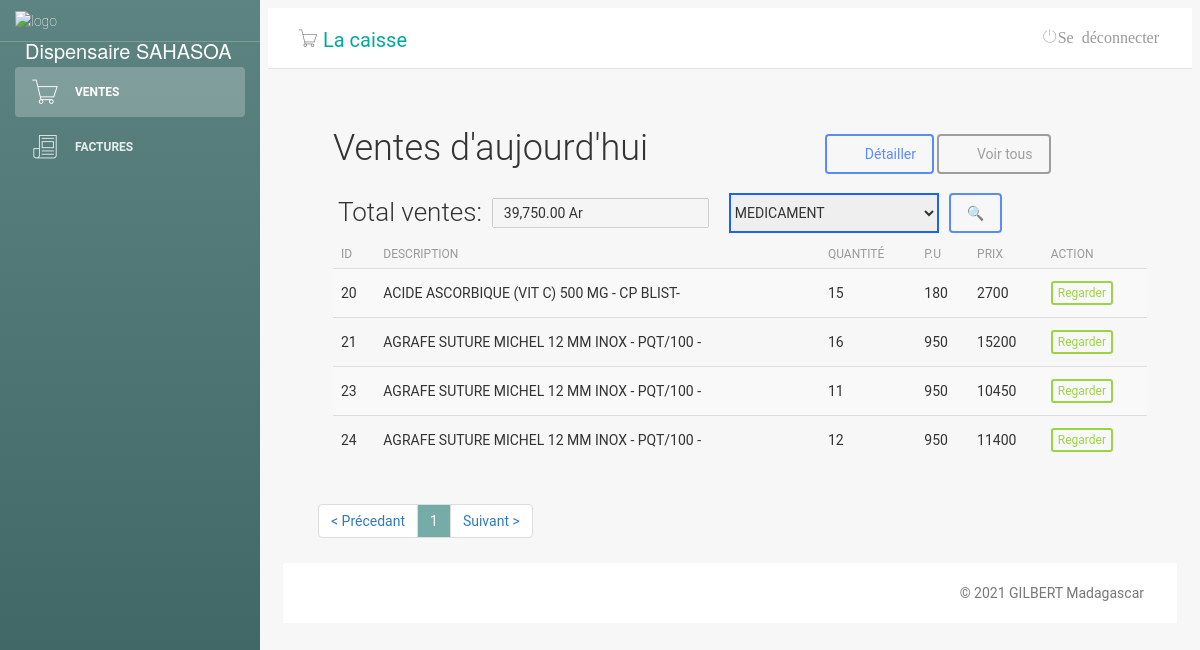
Page /sales.php on the earlier database version.
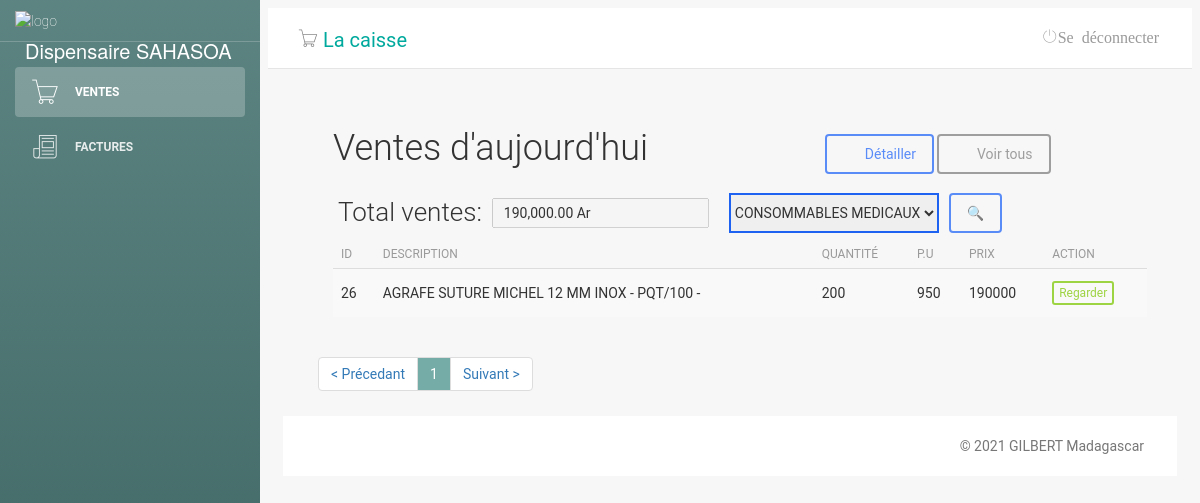
Same page on the later database version.
### tables this page shows
CREATE TABLE "tb_produit_vendu" (
	"id"	INTEGER,
	"numero"	int(11) NOT NULL,
	"codebare"	TEXT,
	"nom"	varchar(255),
	"quant"	int(11),
	"valeur"	NUMERIC,
	"date"	date,
	"benefice"	NUMERIC,
	"type"	TEXT,
	PRIMARY KEY("id" AUTOINCREMENT)
);

### sales.php (the view, shortened to what the changed rows need)
<?php
include('classes/Mysql.php');
?>
<!doctype html>
<html lang="pt-br">
<head>
    <link href="css/bootstrap.min.css" rel="stylesheet" />
    <link href="css/animate.min.css" rel="stylesheet" />
    <link href="css/light-bootstrap-dashboard.css?v=1.4.0" rel="stylesheet" />
    <link href="css/demo.css" rel="stylesheet" />
    <link href="css/style.css" rel="stylesheet">
    <link href="css/font-awesome.min.css" rel="stylesheet">
    <link href='css/css' rel='stylesheet' type='text/css'>
    <link href="css/pe-icon-7-stroke.css" rel="stylesheet" />
</head>
<body>
    <div class="wrapper">
        <div class="main-panel">
            <div class="content">
                <div class="container-fluid">
                    <div class="row">
                        <?php
                        $date = date('m/d/y');
                        $numRows = 0;
                        $itemsPerPage = 30;
                        if (isset($_GET['type'])) {
                            $type = $_GET['type'];
                            $totalItemReq = $db->query("SELECT id FROM tb_produit_vendu WHERE date = '$date' AND type = '$type'");
                        } else {
                            $totalItemReq = $db->query("SELECT id FROM tb_produit_vendu WHERE date = '$date'");
                        }
                        while ($row = $totalItemReq->fetch(SQLITE3_ASSOC)) {
                            ++$numRows;
                        }
                        $totalItem = $numRows;
                        $totalPages = ceil($totalItem / $itemsPerPage) + 1;
                        if (isset($_GET['page']) and !empty($_GET['page']) and $_GET['page'] > 0 and $_GET['page'] <= $totalItem) {
                            $_GET['page'] = intval($_GET['page']);
                            $currentPage = $_GET['page'];
                        } else {
                            $currentPage = 1;
                        }
                        $begin = ($currentPage - 1) * $itemsPerPage;
                        if (isset($_GET['type'])) {
                            $type = $_GET['type'];
                            $sql = $db->prepare("SELECT * FROM `tb_produit_vendu` WHERE date = '$date' AND type = '$type'");
                        } else {
                            $sql = $db->prepare("SELECT * FROM `tb_produit_vendu` WHERE date = '$date'");
                        }
                        $sql->execute();
                        $totals = $sql->fetchAll();
                        $total = 0;
                        $totalQuant = array_column($totals, 'quant');
                        $totalnbr = count(array_column($totals, 'quant'));
                        $totalPrice = array_column($totals, 'valeur');
                        for ($i = 0; $i < $totalnbr; $i++) {
                            $total2 = intval($totalQuant[$i]) * intval($totalPrice[$i]);
                            $total = $total + $total2;
                        }
                        if (isset($_GET['type'])) {
                            $type = $_GET['type'];
                            $sql = $db->prepare("SELECT * FROM `tb_produit_vendu` WHERE date = '$date' AND type = '$type'");
                        } else {
                            $sql = $db->prepare("SELECT * FROM `tb_produit_vendu` WHERE date = '$date'");
                        }
                        $sql->execute();
                        if (isset($_GET['type'])) {
                            $type = $_GET['type'];
                            $sql = $db->prepare("SELECT * FROM `tb_produit_vendu` WHERE date = '$date' AND type = '$type' LIMIT $begin,$itemsPerPage");
                        } else {
                            $sql = $db->prepare("SELECT * FROM `tb_produit_vendu` WHERE date = '$date' LIMIT $begin,$itemsPerPage");
                        }
                        $sql->execute();
                        $produtos = $sql->fetchAll();
                        ?>
                        <div class="lista-cliente">
                            <div id="top" class="row">
                                <div class="col-sm-7">
                                    <h2>Ventes d'aujourd'hui</h2>
                                </div>
                            </div>
                            <div class="row">
                                <table style="position: absolute; margin-left:20px;">
                                    <td><input type="text" name="total" value="<?= number_format($total, 2) . ' Ar'; ?>" disabled id="total"></td>
                                    <form action="#" method="get">
                                        <div align="right">
                                            <td>
                                                <?php
                                                $sql = $db->prepare("SELECT type FROM `tb_produit_vendu` WHERE date = '$date'");
                                                $sql->execute();
                                                $reg = $sql->fetchAll();
                                                $reg = array_unique(array_column($reg, 'type'));
                                                ?>
                                                <select name="type" size="1" style="margin:0 10px 0 20px; height: 40px; border: 2px solid #1D62F0;">
                                                    <?php foreach ($reg as $value) { ?>
                                                        <option value="<?php echo $value ?>">
                                                            <?php echo $value; ?>
                                                        </option>
                                                    <?php
                                                    }
                                                    ?>
                                                </select>
                                            </td>
                                        </div>
                                    </form>
                                </table>
                            </div>
                            <div id="list" class="row">
                                <div class="table-responsive col-md-12">
                                    <table class="table table-striped" cellspacing="0" cellpadding="0">
                                        <thead>
                                            <tr>
                                                <th>ID</th>
                                                <th>Description</th>
                                                <th>Quantité</th>
                                                <th>p.u</th>
                                                <th>prix</th>
                                                <th class="actions">Action</th>
                                            </tr>
                                        </thead>
                                        <tbody>
                                            <tr>
                                                <?php foreach ($produtos as $value) : ?>
                                                    <td><?php echo $value['id'] ?></td>
                                                    <td><?php echo $value['nom'] ?></td>
                                                    <td><?php echo $value['quant'] ?></td>
                                                    <td><?php echo $value['valeur'] ?></td>
                                                    <td><?php echo ($value['valeur'] * $value['quant']) ?></td>
                                                    <td class="actions">
                                                        <a class="btn btn-success btn-xs" href="#">Regarder</a>
                                                    </td>
                                            </tr>
                                        <?php
                                                endforeach;
                                        ?>
                                        </tbody>
                                    </table>
                                </div>
                                <div id="bottom" class="row">
                                    <div class="col-md-12">
                                        <ul class="pagination">
                                            <?php for ($i = 1; $i < $totalPages; $i++) {
                                                if ($i == $currentPage) {
                                                    echo '<li><a  style="background-color: #75aca8; color:white;" href="#">' . $i . '</a></li>';
                                                } else {
                                                    echo '<li><a href="?pg=sales&page=' . $i . '">' . $i . '</a></li>';
                                                }
                                            } ?>
                                        </ul>
                                    </div>
                                </div>
                            </div>
                        </div>
                    </div>
                </div>
            </div>
        </div>
</body>
</html>

Differences in the rows shown:
removed tb_produit_vendu: id "20", nom "ACIDE ASCORBIQUE (VIT C) 500 MG - CP BLIST-", quant "15", valeur "180", $value['valeur'] * $value['quant'] "2700"
removed tb_produit_vendu: id "21", nom "AGRAFE SUTURE MICHEL 12 MM INOX - PQT/100 -", quant "16", valeur "950", $value['valeur'] * $value['quant'] "15200"
removed tb_produit_vendu: id "23", nom "AGRAFE SUTURE MICHEL 12 MM INOX - PQT/100 -", quant "11", valeur "950", $value['valeur'] * $value['quant'] "10450"
removed tb_produit_vendu: id "24", nom "AGRAFE SUTURE MICHEL 12 MM INOX - PQT/100 -", quant "12", valeur "950", $value['valeur'] * $value['quant'] "11400"
added tb_produit_vendu: id "26", nom "AGRAFE SUTURE MICHEL 12 MM INOX - PQT/100 -", quant "200", valeur "950", $value['valeur'] * $value['quant'] "190000"
Other differences:
form field total: "39,750.00 Ar" → "190,000.00 Ar"
form field type: "MEDICAMENT" → "CONSOMMABLES MEDICAUX"
